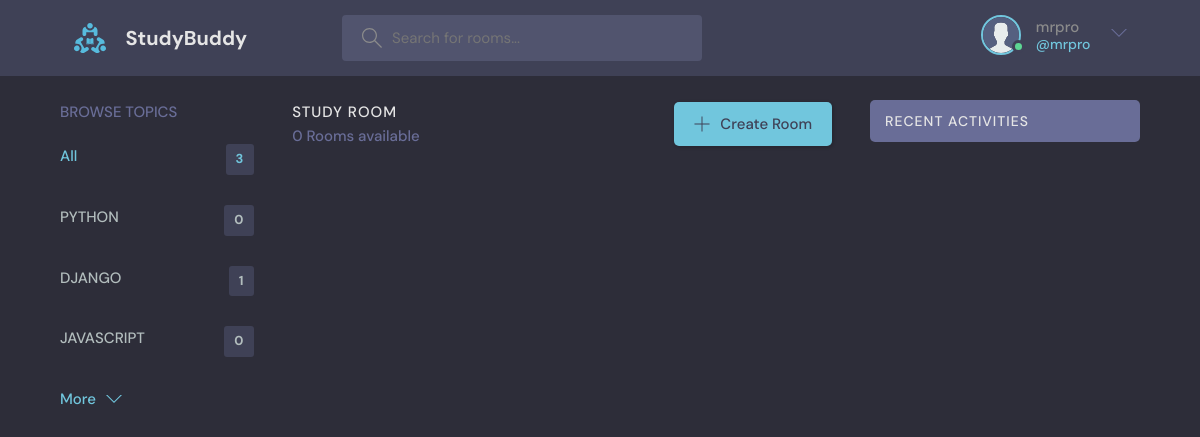
The page /?q=PYTHON (signed in) on the database its author committed.
### base/models.py (models this page shows, shortened)
class Topic(models.Model):
    name = models.CharField(max_length=200)

### base/views.py (the view)
# urls.py: path('', views.home, name='home'),
def home(request):
    q = request.GET.get('q') if request.GET.get('q') != None else ''
    rooms = Room.objects.filter(
        Q(topic__name__icontains=q) |
        Q(name__icontains=q) |
        Q(description__icontains=q)
    )
    topics = Topic.objects.all()[0:5]
    room_count = rooms.count()
    room_messages = Message.objects.filter(Q(room__topic__name__icontains=q))
    context = {'rooms' : rooms, 'topics' : topics,
    'room_count' : room_count, 'room_messages' : room_messages}
    return render(request, 'base/home.html', context)

### base/templates/base/home.html (shortened to what this page needs)
{% extends 'main.html' %}
{% block content %}
<main class="layout layout--3">
      <div class="container">
        {% include 'base/topics_component.html' %}
        <div class="roomList">
          <div class="roomList__header">
            <div>
              <h2>Study Room</h2>
              <p>{{room_count}} Rooms available</p>
            </div>
            <a class="btn btn--main" href="{% url 'create-room' %}">
              <svg version="1.1" xmlns="http://www.w3.org/2000/svg" width="32" height="32" viewBox="0 0 32 32">
                <title>add</title>
                <path
                  d="M16.943 0.943h-1.885v14.115h-14.115v1.885h14.115v14.115h1.885v-14.115h14.115v-1.885h-14.115v-14.115z"
                ></path>
              </svg>
              Create Room
            </a>
          </div>
        </div>
        {% include 'base/activity_component.html' %}
      </div>
    </main>
{% endblock %}

### templates/navbar.html (shortened to what this page needs)
{% load static %}
<header class="header header--loggedIn">
    <div class="container">
      <a href="{% url 'home' %}" class="header__logo">
        <img src="{% static 'images/logo.svg' %}" />
        <h1>StudyBuddy</h1>
      </a>
      <form class="header__search" method="GET" action="{% url 'home' %}">
        <label>
          <input name='q' placeholder="Search for rooms..." />
        </label>
      </form>
      <nav class="header__menu">
        {% if request.user.is_authenticated %}
        <div class="header__user">
          <a href="{% url 'update-user' %}">
            <div class="avatar avatar--medium active">
              <img src="{% static 'images/avatar.svg' %}" />
            </div>
            <p>{{request.user.username}} <span>@{{request.user.username}}</span></p>
          </a>
          <button class="dropdown-button">
            <svg version="1.1" xmlns="http://www.w3.org/2000/svg" width="32" height="32" viewBox="0 0 32 32">
              <title>chevron-down</title>
              <path d="M16 21l-13-13h-3l16 16 16-16h-3l-13 13z"></path>
            </svg>
          </button>
        </div>
        {% else %}
        <a href="{% url 'login' %}">
          <img src="{% static 'images/avatar.svg' %}" />
          <p>Login</p>
        </a>
        {% endif %}
      </nav>
    </div>
  </header>

### base/templates/base/topics_component.html
<div class="topics">
    <div class="topics__header">
      <h2>Browse Topics</h2>
    </div>
    <ul class="topics__list">
      <li>
        <a href="{% url 'home' %}" class="active">All <span>{{topics.count}}</span></a>
      </li>
      {% for topic in topics %}
      <li>
        <a href="{% url 'home' %}?q={{topic.name}}">{{topic.name}} <span>{{topic.room_set.all.count}}</span></a>
      </li>
      {% endfor %}
    </ul>
    <a class="btn btn--link" href="{% url 'topics' %}">
      More
      <svg version="1.1" xmlns="http://www.w3.org/2000/svg" width="32" height="32" viewBox="0 0 32 32">
        <title>chevron-down</title>
        <path d="M16 21l-13-13h-3l16 16 16-16h-3l-13 13z"></path>
      </svg>
    </a>
  </div>

### rows shown on the page
Topic: name "PYTHON", room_set.all.count "0"
Topic: name "DJANGO", room_set.all.count "1"
Topic: name "JAVASCRIPT", room_set.all.count "0"

### other values the page prints
{{ request.user.username }} "mrpro"
{{ topics.count }} "3"
{{ room_count }} "0"
